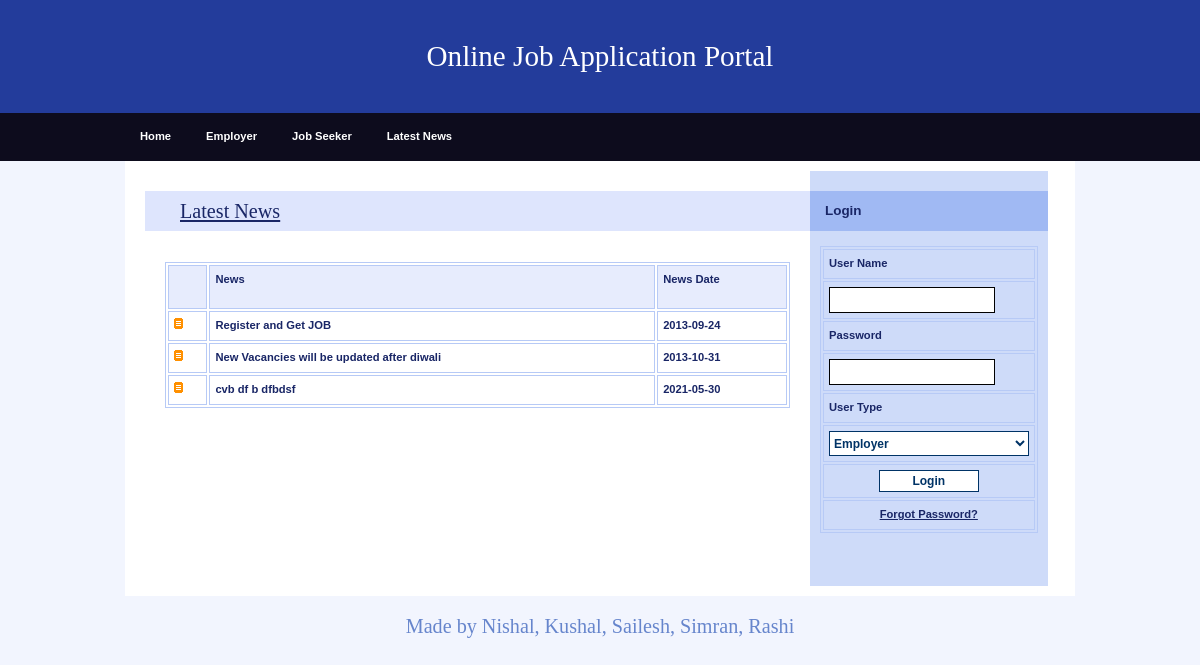
/News.php, run on the app's committed database.
### tables this page shows
CREATE TABLE IF NOT EXISTS `news_master` (
  `NewsId` int(11) NOT NULL AUTO_INCREMENT,
  `News` varchar(200) NOT NULL,
  `NewsDate` date NOT NULL,
  PRIMARY KEY (`NewsId`)
);

### News.php (the view, shortened to what this page needs)
<!DOCTYPE html>
<html>
<head>
  <link rel="stylesheet" media="screen,projection" type="text/css" href="./css/main.css" />
  <link rel="stylesheet" media="print" type="text/css" href="./css/print.css" />
</head>
<body>
  <div id="main" class="box">
    <?php
    include "Header.php"
    ?>
    <?php
    include "menu.php"
    ?>
    <div id="page" class="box">
      <div id="page-in" class="box">
        <div id="content">
          <div class="article">
            <h2><span><a href="#">Latest News</a></span></h2>
            <p>
            <table width="100%" border="1" cellpadding="1" cellspacing="2" bordercolor="#006699">
              <tr>
                <th bgcolor="#006699" class="style3">&nbsp;</th>
                <th height="32" bgcolor="#006699" class="style3">
                  <div align="left" class="style9 style5 style2"><strong>News</strong></div>
                </th>
                <th bgcolor="#006699" class="style3">
                  <div align="left" class="style9 style5 style2"><strong>News Date</strong></div>
                </th>
              </tr>
              <?php
              $con = mysqli_connect("localhost", "nishal", "Nishal1337", "job");
              $sql = "select * from news_master";
              $result = mysqli_query($con, $sql);
              while ($row = mysqli_fetch_array($result)) {
                $News = $row['News'];
                $NewsDate = $row['NewsDate'];
              ?>
                <tr>
                  <td class="style3"><img src="design/ico_archive2.gif" alt="" width="9" height="11" /></td>
                  <td class="style3">
                    <div align="left" class="style9 style5"><strong><?php echo $News; ?></strong></div>
                  </td>
                  <td class="style3">
                    <div align="left" class="style9 style5"><strong><?php echo $NewsDate; ?></strong></div>
                  </td>
                </tr>
              <?php
              }
              ?>
            </table>
            </p>
            <p class="btn-more box noprint">&nbsp;</p>
          </div>
        </div>
        <?php
        include "right.php"
        ?>
      </div>
    </div>
    <?php
    include "footer.php"
    ?>
  </div>
</body>
</html>

### css/main.css (style rules this page uses)
* { min-height: 1px; }
body { border: 0; margin: 0; padding: 0; background: #f2f5fe; font: 70%/160% "verdana", sans-serif; color: #192666; _text-align: center; }
a { color: #192666; }
p { border: 0; margin: 15px 0; padding: 0; line-height: 30px; }
div { display: block; border: 0; margin: 0; padding: 0; }
h1, h2, h3, h4, h5 { border: 0; margin: 10px 0; padding: 0; font-weight: bold; }
h2 { font-size: 180%; line-height: 100%; font-family: "georgia", serif; font-weight: normal; }
table { display: table; margin: 15px 0; padding: 0; border: 1px solid #b7caf6; font-size: 100%; }
tr { display: table-row; }
th, td { display: table-cell; border: 1px solid #b7caf6; margin: 0; padding: 5px; vertical-align: top; text-align: left; }
th { background: #e7ecfd; text-align: center; color: #192666; font-weight: bold; }
a, img, span { border: 0; margin: 0; padding: 0; }
strong, .strong { font-weight: bold; }
.box { min-height: 1px; _height: 1px; }
.box:after { content: "."; display: block; line-height: 0px; font-size: 0px; visibility: hidden; clear: both; }
#main { margin: 0px auto 0 auto; _text-align: left; }
#page { min-height: 1px; width: 950px; margin: 0 auto; background: #fff; _height: 1px; }
#page-in { min-height: 1px; padding: 10px 0; _height: 1px; }
#content { float: left; width: 70%; _width: 72%; margin: 0; padding: 0 0 0 20px; }
#content .article { clear: both; margin: 0; padding: 20px; }
#content .article h2 { margin: 0 -20px; padding: 10px; background: #dee5fd; color: #192666; }
#content .article h2 span { padding-left: 25px; }
#content .article p { text-align: justify; }
#content .btn-more { margin: 0 0 15px 0; padding: 0; border: 0; position: relative; }

### css/print.css (style rules this page uses)
body { border: 0; margin: 0; padding: 0; font-size: 12pt; }
a { color: #000; text-decoration: none; }
h1, h2, h3 { page-break-after: avoid; page-break-inside: avoid; }
table { border-collapse: collapse; border-width: 1px; border-style: solid; }
th, td { display: table-cell; border-width: 1px; border-style: solid; }
.noprint { display: none; }

### News.php (style rules this page uses)
.style2 { font-weight: bold }

### data on the page
news_master: News "Register and Get JOB", NewsDate "2013-09-24"
news_master: News "New Vacancies will be updated after diwali", NewsDate "2013-10-31"
news_master: News "cvb df b dfbdsf", NewsDate "2021-05-30"
